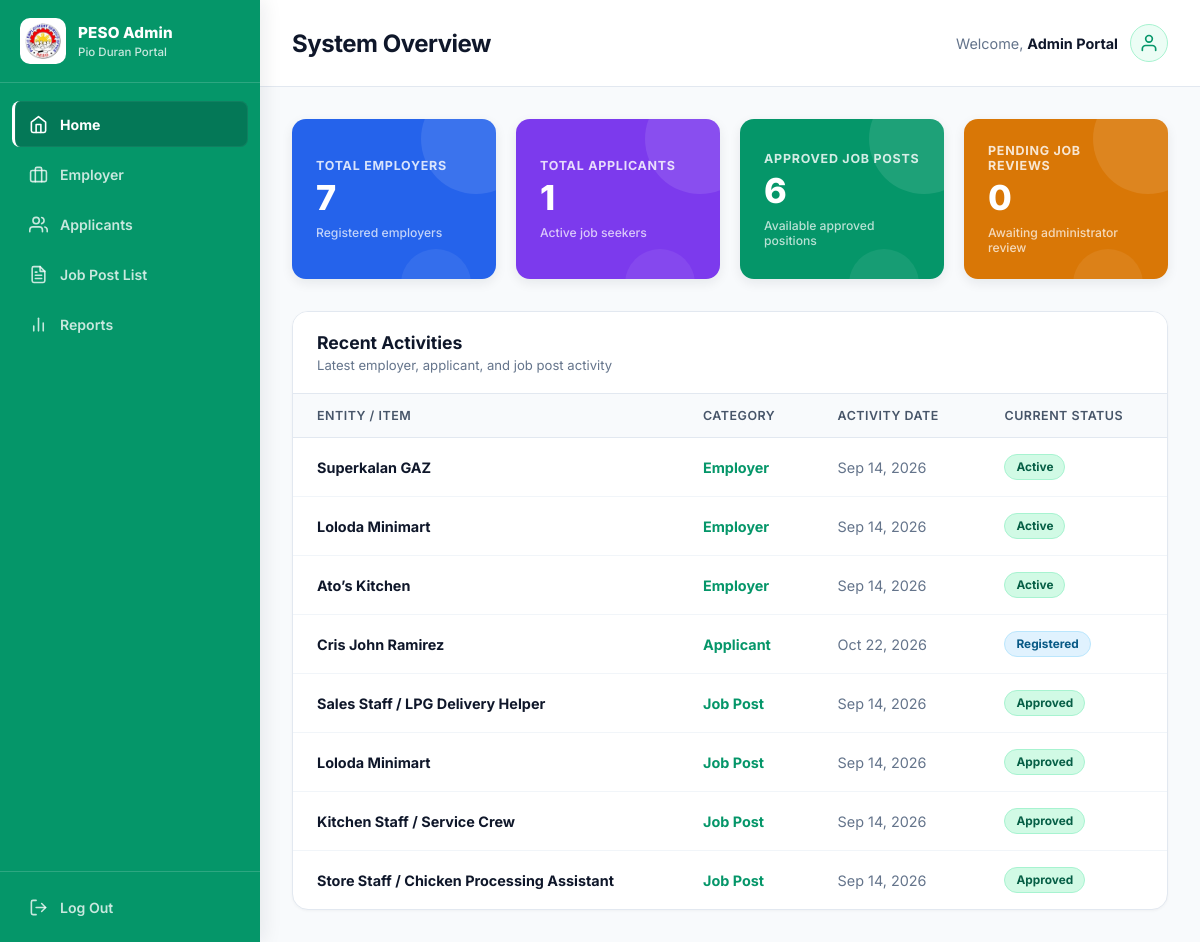
Before: /peso/dashboard/ (signed in) with the older database file.
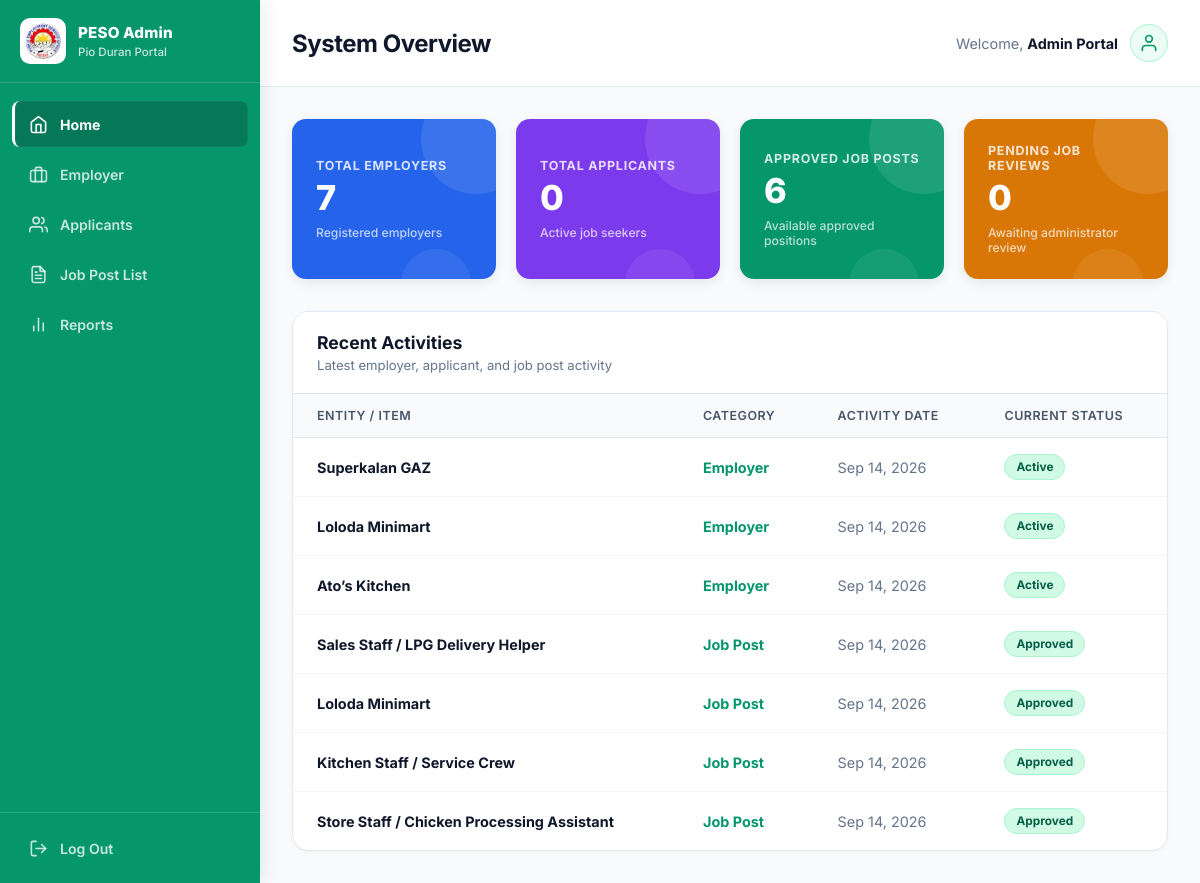
After: the same page with the newer database file.
### employer/models.py (models this page shows, shortened)
class Employer(models.Model):
    employer = models.OneToOneField(User, on_delete=models.CASCADE)
    company_name = models.CharField(max_length=255)
    business_permit_no = models.CharField(max_length=255, unique=True)
    contact_no = models.CharField(max_length=11, unique=True)
    description = models.TextField()
    company_logo = models.ImageField(upload_to="company_logo")
    created_at = models.DateTimeField(auto_now_add=True)
    is_active = models.BooleanField(default=True)

class JobPost(models.Model):
    STATUS_CHOICES = (
        ("pending", "Pending Review"),
        ("approved", "Approved"),
        ("rejected", "Rejected"),
    )
    JOB_TYPE = (
        ("full_time", "Full Time"),
        ("part_time", "Part Time"),
        ("contract", "Contract"),
        ("internship", "Internship"),
        ("temporary", "Temporary"),
    )
    employer = models.ForeignKey(
        Employer,
        on_delete=models.CASCADE,
        related_name="jobs"
    )
    title = models.CharField(max_length=255)
    description = models.TextField()
    qualifications = models.TextField()
    responsibilities = models.TextField(blank=True)
    salary = models.DecimalField(
        max_digits=10,
        decimal_places=2,
        null=True,
        blank=True
    )
    location = models.CharField(max_length=255)
    job_type = models.CharField(
        max_length=20,
        choices=JOB_TYPE,
        default="full_time"
    )
    vacancies = models.PositiveIntegerField(default=1)
    deadline = models.DateField()
    status = models.CharField(
        max_length=20,
        choices=STATUS_CHOICES,
        default="pending"
    )
    admin_remarks = models.TextField(blank=True)
    created_at = models.DateTimeField(auto_now_add=True)
    updated_at = models.DateTimeField(auto_now=True)
    approved_at = models.DateTimeField(
        null=True,
        blank=True
    )

### applicant/models.py (models this page shows, shortened)
class Applicant(models.Model):
    user = models.OneToOneField(
        User,
        on_delete=models.CASCADE,
        related_name="applicant_profile"
    )
    first_name = models.CharField(max_length=266)
    last_name = models.CharField(max_length=266)
    middle_name = models.CharField(max_length=266)
    email = models.EmailField(unique=True)
    phone_number = models.CharField(max_length=11)
    skills = models.TextField(
        blank=True,
        null=True,
        help_text="Enter skills separated by commas. Example: Python, Django, React, SQL"
    )
    resume = models.FileField(upload_to="resume/")
    cover_letter = models.FileField(upload_to="cover/")

### user/models.py (models this page shows)
class User(AbstractUser):
    ROLE_CHOICES = (
        ("admin", "Admin"),
        ("employer", "Employer"),
        ("applicant", "Applicant"),
    )
    role = models.CharField(max_length=20, choices=ROLE_CHOICES, default="applicant")

### core/views.py (the view)
# urls.py: path('dashboard/', views.peso_dashboard, name='peso-dashboard'),
@login_required(login_url="login_user")
def peso_dashboard(request):
    context = {
        "total_employers": Employer.objects.count(),
        "active_applicants": Applicant.objects.count(),
        "open_jobs": JobPost.objects.filter(status="approved").count(),
        "pending_reviews": JobPost.objects.filter(status="pending").count(),
        "recent_employers": Employer.objects.order_by("-created_at")[:3],
        "recent_applicants": Applicant.objects.order_by("-user__date_joined")[:3],
        "recent_jobs": JobPost.objects.select_related("employer").order_by("-created_at")[:4],
    }
    return render(request, "pages/dashboard.html", context)

### core/templates/pages/dashboard.html (shortened to what the changed rows need)
{% extends 'base.html' %}
{% load static %}
{% block content %}
<header class="content-header">
    <div class="page-title">
        <h2>System Overview</h2>
    </div>
</header>
<div class="dashboard-workspace">
    <div class="stats-grid">
        <div class="stat-card applicants">
            <div class="stat-label">
                Total Applicants
            </div>
            <div class="stat-value">
                {{ active_applicants }}
            </div>
            <div class="stat-description">
                Active job seekers
            </div>
        </div>
    </div>
    <div class="data-card">
        <div class="table-responsive">
            <table>
                <thead>
                    <tr>
                        <th>
                            Entity / Item
                        </th>
                        <th>
                            Category
                        </th>
                        <th>
                            Activity Date
                        </th>
                        <th>
                            Current Status
                        </th>
                    </tr>
                </thead>
                <tbody>
                    {% for employer in recent_employers %}
                    <tr>
                        <td>
                            <strong>
                                {{ employer.company_name }}
                            </strong>
                        </td>
                        <td class="category-tag">
                            Employer
                        </td>
                        <td style="color: #64748b;">
                            {{ employer.created_at|date:"M d, Y" }}
                        </td>
                        <td>
                            {% if employer.is_active %}
                                <span class="badge-status active">
                                    Active
                                </span>
                            {% else %}
                                <span class="badge-status suspended">
                                    Suspended
                                </span>
                            {% endif %}
                        </td>
                    </tr>
                    {% endfor %}
                    {% for applicant in recent_applicants %}
                    <tr>
                        <td>
                            <strong>
                                {{ applicant.first_name }}
                                {{ applicant.last_name }}
                            </strong>
                        </td>
                        <td class="category-tag">
                            Applicant
                        </td>
                        <td style="color: #64748b;">
                            {{ applicant.user.date_joined|date:"M d, Y" }}
                        </td>
                        <td>
                            <span class="badge-status registered">
                                Registered
                            </span>
                        </td>
                    </tr>
                    {% endfor %}
                    {% for job in recent_jobs %}
                    <tr>
                        <td>
                            <strong>
                                {{ job.title }}
                            </strong>
                        </td>
                        <td class="category-tag">
                            Job Post
                        </td>
                        <td style="color: #64748b;">
                            {{ job.created_at|date:"M d, Y" }}
                        </td>
                        <td>
                            {% if job.status == "approved" or job.status == "Approved" %}
                                <span class="badge-status approved">
                                    Approved
                                </span>
                            {% elif job.status == "pending" or job.status == "Pending" %}
                                <span class="badge-status pending">
                                    Pending
                                </span>
                            {% else %}
                                <span class="badge-status suspended">
                                    {{ job.status }}
                                </span>
                            {% endif %}
                        </td>
                    </tr>
                    {% endfor %}
                </tbody>
            </table>
        </div>
    </div>
</div>
{% endblock %}

Changed rows visible on the page:
removed Applicant: first_name "Cris John", last_name "Ramirez", user.date_joined "Oct 22, 2026"
Other visible differences:
{{ active_applicants }}: "1" → "0"
